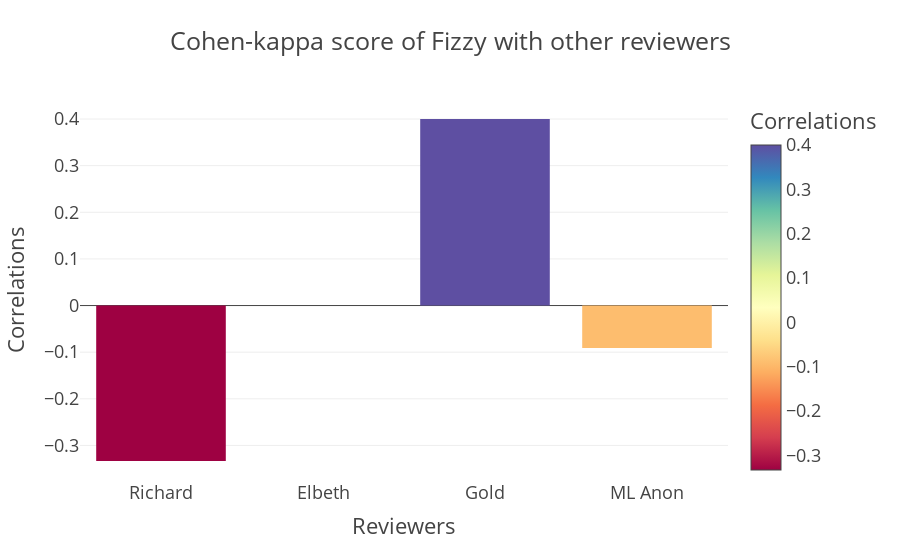

The notebook cell this image was saved under:
### Code cell
px.bar(data_frame=df, 
      x= "Reviewers",
      y="Correlations",
      color="Correlations",
       template="presentation",
      color_continuous_scale=px.colors.diverging.Spectral,
       title="Cohen-kappa score of Fizzy with other reviewers",
      #width=500
      )

### Figure 1 — Plotly figure (JSON) as saved in the notebook; plotly's stock layout.template omitted (floating-point values rounded to 4 significant figures)
{"data": [{"alignmentgroup": "True", "hovertemplate": "Reviewers=%{x}<br>Correlations=%{marker.color}<extra></extra>", "legendgroup": "", "marker": {"color": [-0.3333, 0, 0.4, -0.09091], "coloraxis": "coloraxis", "pattern": {"shape": ""}}, "name": "", "offsetgroup": "", "orientation": "v", "showlegend": false, "textposition": "auto", "type": "bar", "x": ["Richard", "Elbeth", "Gold", "ML Anon"], "xaxis": "x", "y": [-0.3333, 0, 0.4, -0.09091], "yaxis": "y"}], "layout": {"barmode": "relative", "coloraxis": {"colorbar": {"title": {"text": "Correlations"}}, "colorscale": [[0, "rgb(158,1,66)"], [0.1, "rgb(213,62,79)"], [0.2, "rgb(244,109,67)"], [0.3, "rgb(253,174,97)"], [0.4, "rgb(254,224,139)"], [0.5, "rgb(255,255,191)"], [0.6, "rgb(230,245,152)"], [0.7, "rgb(171,221,164)"], [0.8, "rgb(102,194,165)"], [0.9, "rgb(50,136,189)"], [1, "rgb(94,79,162)"]]}, "legend": {"tracegroupgap": 0}, "title": {"text": "Cohen-kappa score of Fizzy with other reviewers"}, "xaxis": {"anchor": "y", "domain": [0, 1], "title": {"text": "Reviewers"}}, "yaxis": {"anchor": "x", "domain": [0, 1], "title": {"text": "Correlations"}}}}
